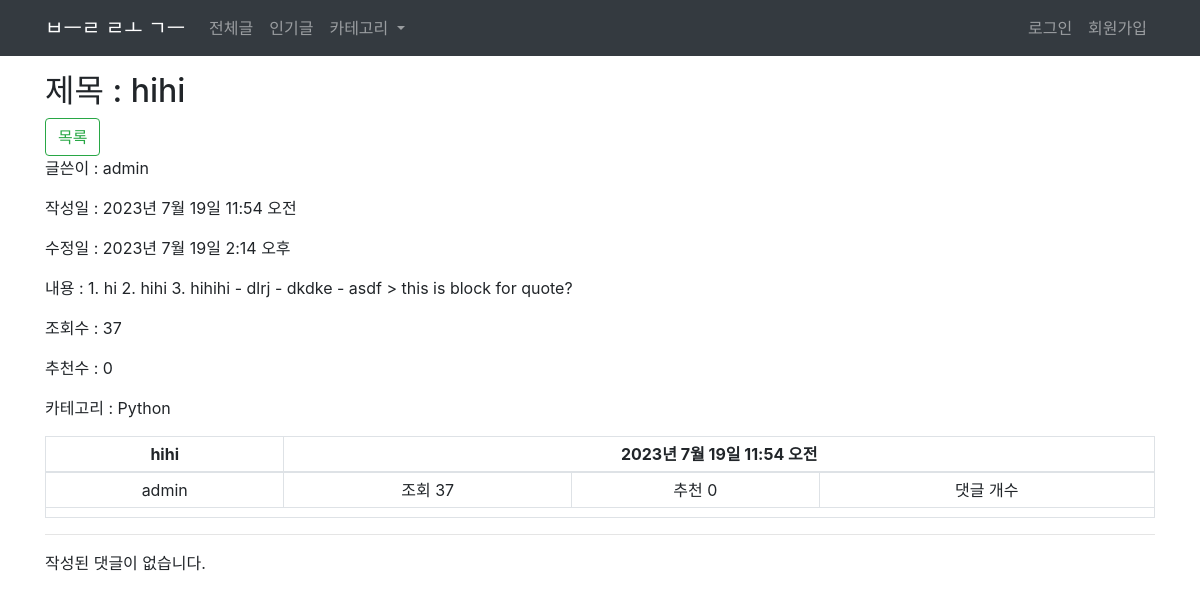
The page /blog/detail/33/ on the database its author committed.
### blog/models.py (models this page shows, shortened)
class Post(models.Model):
    CATEGORY_CHOICES = [
        ('HTML/CSS', 'HTML/CSS'),
        ('Python', 'Python'),
        ('Django', 'Django'),
        ('고양이', '고양이'),
    ]
    title = models.CharField(max_length=200)
    content = models.TextField(null=True, blank=True)
    writer = models.ForeignKey(User, on_delete=models.CASCADE)
    updated_at = models.DateTimeField(auto_now=True)
    created_at = models.DateTimeField(auto_now_add=True)
    views = models.IntegerField(default=0)
    likes = models.IntegerField(default=0)
    category = models.CharField(max_length=50, choices=CATEGORY_CHOICES)

### blog/views.py (the view)
# urls.py: path("detail/<int:post_id>/", views.PostDetail.as_view(), name="detail"),
class PostDetail(View):
    def get(self, request, post_id):
        post = get_object_or_404(Post, pk=post_id)
        post.views += 1
        post.save()
        context = {
            "post": post,
            "comment_form": CommentForm,
        }
        print(post_id)
        return render(request, "blog/post_detail.html", context)

### blog/templates/blog/post_detail.html (shortened to what this page needs)
{% extends "base.html" %}
{% block content %}
<h2>제목 : {{ post.title }}</h2>
<a href="{% url 'blog:list' %}" class='btn btn-outline-success'>목록</a>
<p>글쓴이 : {{ post.writer }}</p>
<p>작성일 : {{ post.created_at }}</p>
<p>수정일 : {{ post.updated_at }}</p>
<p>내용 : {{ post.content }}</p>
<p>조회수 : {{ post.views }}</p>
<p>추천수 : {{ post.likes }}</p>
<p>카테고리 : {{ post.category }}</p>
<table class="table table-sm table-bordered">
    <thead class='text-center'>
        <tr>
            <th colspan="7">{{post.title}}</th>
            <th colspan="3">{{ post.created_at }}</th>
        </tr>
    </thead>
    <tbody>
        <tr class='text-center'>
            <td colspan="7">{{post.writer}}</td>
            <td colspan="1">조회 {{post.views}}</td>
            <td colspan="1">추천 {{post.likes}}</td>
            <td colspan="1">댓글 개수</td>
        </tr>
        <tr>
            <td colspan='10'>
            </td>
        </tr>
    </tbody>
</table>
<hr>
{% if post.comment_set.all %}
<ul class='list-group'>
    {% for comment in post.comment_set.all %}
    <li class='list-group-item d-flex justify-content-between align-items-center'>
        <div>
            <div class="badge badge-secondary">{{ comment.created_at }}</div>
            <div class="text-wrap text-break">{{ comment.content }}</div>
        </div>
        {% comment %} {% if request.user == comment.writer %} {% endcomment %}
        {% if comment.writer == request.user %}
        <form action="{% url 'blog:cm-delete' comment_id=comment.pk %}" method='post'>
            {% csrf_token %}
            <input type="submit" value='X' class="btn btn-outline-danger">
        </form>
        {% endif %}
    </li>
    {% endfor %}
</ul>
{% else %}
<p>작성된 댓글이 없습니다.</p>
{% endif %}
{% endblock content %}

### rows shown on the page
Post: title "hihi", writer "admin", created_at "2023년 7월 19일 11:54 오전", updated_at "2023년 7월 19일 2:14 오후", content "1. hi 2. hihi 3. hihihi - dlrj - dkdke - asdf > this is block for quote?", views "37", likes "0", category "Python"
